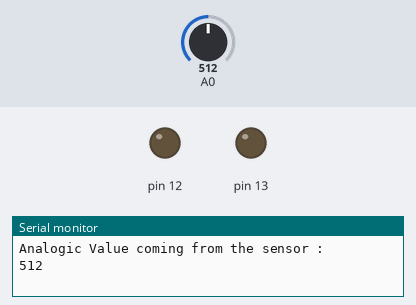
Bench run of a sketch on a simulated Arduino Uno, built with avr-gcc and run on an emulated ATmega328P. Parts: output pins drawn as LEDs (lit = HIGH), the last lines printed to the serial monitor. Inputs (shaded band) come from the test bench; at power-on: A0 = 512.

Above: at 0.06 s.
At 1.2 s:
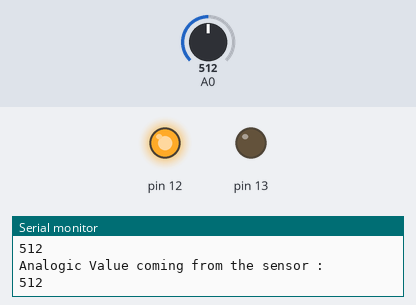
1.3 s: A0 set to 417
2.8 s: A0 set to 383
At 3.7 s:
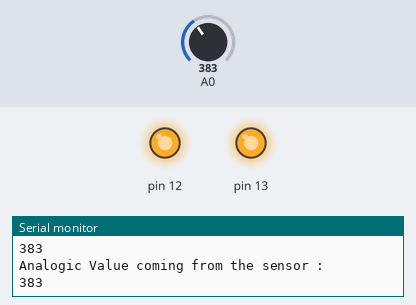
Timing chart, 0 to 5.8 s (numbered marks = the images above; inputs shaded):
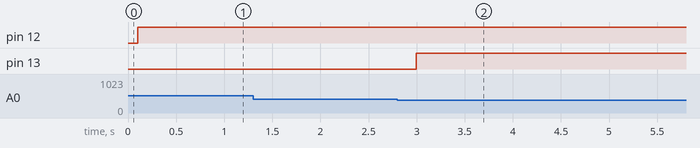

Measured:
- the behaviour switches between 400 and 399 on A0 (found by bisection; images 1 and 2)
- after the input at 2.8 s, pin 13: LOW → HIGH after 0.20 s

The sketch:

Gas-Sensor.ino
```cpp
void setup(){
  pinMode(13,1);
  pinMode(12,1);
  Serial.begin(115200);
}

void loop() {
  int value = analogRead(A0);

  Serial.println("Analogic Value coming from the sensor : ");
  Serial.println(value);
  delay(100);

  if(value<400){
    digitalWrite(13,1);
  }
  else{
    digitalWrite(12,1);
  }
  delay(20);
}
```
